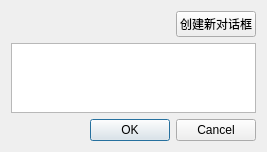
<?xml version="1.0" encoding="UTF-8"?>
<ui version="4.0">
 <class>CDialog</class>
 <widget class="QDialog" name="CDialog">
  <property name="geometry">
   <rect>
    <x>0</x>
    <y>0</y>
    <width>267</width>
    <height>143</height>
   </rect>
  </property>
  <property name="windowTitle">
   <string>Dialog</string>
  </property>
  <layout class="QVBoxLayout" name="verticalLayout">
   <item>
    <layout class="QHBoxLayout" name="horizontalLayout">
     <item>
      <spacer name="horizontalSpacer">
       <property name="orientation">
        <enum>Qt::Horizontal</enum>
       </property>
       <property name="sizeHint" stdset="0">
        <size>
         <width>40</width>
         <height>20</height>
        </size>
       </property>
      </spacer>
     </item>
     <item>
      <widget class="QPushButton" name="btnCreate">
       <property name="text">
        <string>创建新对话框</string>
       </property>
      </widget>
     </item>
    </layout>
   </item>
   <item>
    <widget class="QPlainTextEdit" name="plainTextEdit"/>
   </item>
   <item>
    <layout class="QHBoxLayout" name="horizontalLayout_2">
     <item>
      <spacer name="horizontalSpacer_2">
       <property name="orientation">
        <enum>Qt::Horizontal</enum>
       </property>
       <property name="sizeHint" stdset="0">
        <size>
         <width>40</width>
         <height>20</height>
        </size>
       </property>
      </spacer>
     </item>
     <item>
      <widget class="QDialogButtonBox" name="buttonBox">
       <property name="orientation">
        <enum>Qt::Horizontal</enum>
       </property>
       <property name="standardButtons">
        <set>QDialogButtonBox::Cancel|QDialogButtonBox::Ok</set>
       </property>
      </widget>
     </item>
    </layout>
   </item>
  </layout>
 </widget>
 <resources/>
 <connections>
  <connection>
   <sender>buttonBox</sender>
   <signal>accepted()</signal>
   <receiver>CDialog</receiver>
   <slot>accept()</slot>
   <hints>
    <hint type="sourcelabel">
     <x>248</x>
     <y>254</y>
    </hint>
    <hint type="destinationlabel">
     <x>157</x>
     <y>274</y>
    </hint>
   </hints>
  </connection>
  <connection>
   <sender>buttonBox</sender>
   <signal>rejected()</signal>
   <receiver>CDialog</receiver>
   <slot>reject()</slot>
   <hints>
    <hint type="sourcelabel">
     <x>316</x>
     <y>260</y>
    </hint>
    <hint type="destinationlabel">
     <x>286</x>
     <y>274</y>
    </hint>
   </hints>
  </connection>
 </connections>
</ui>
